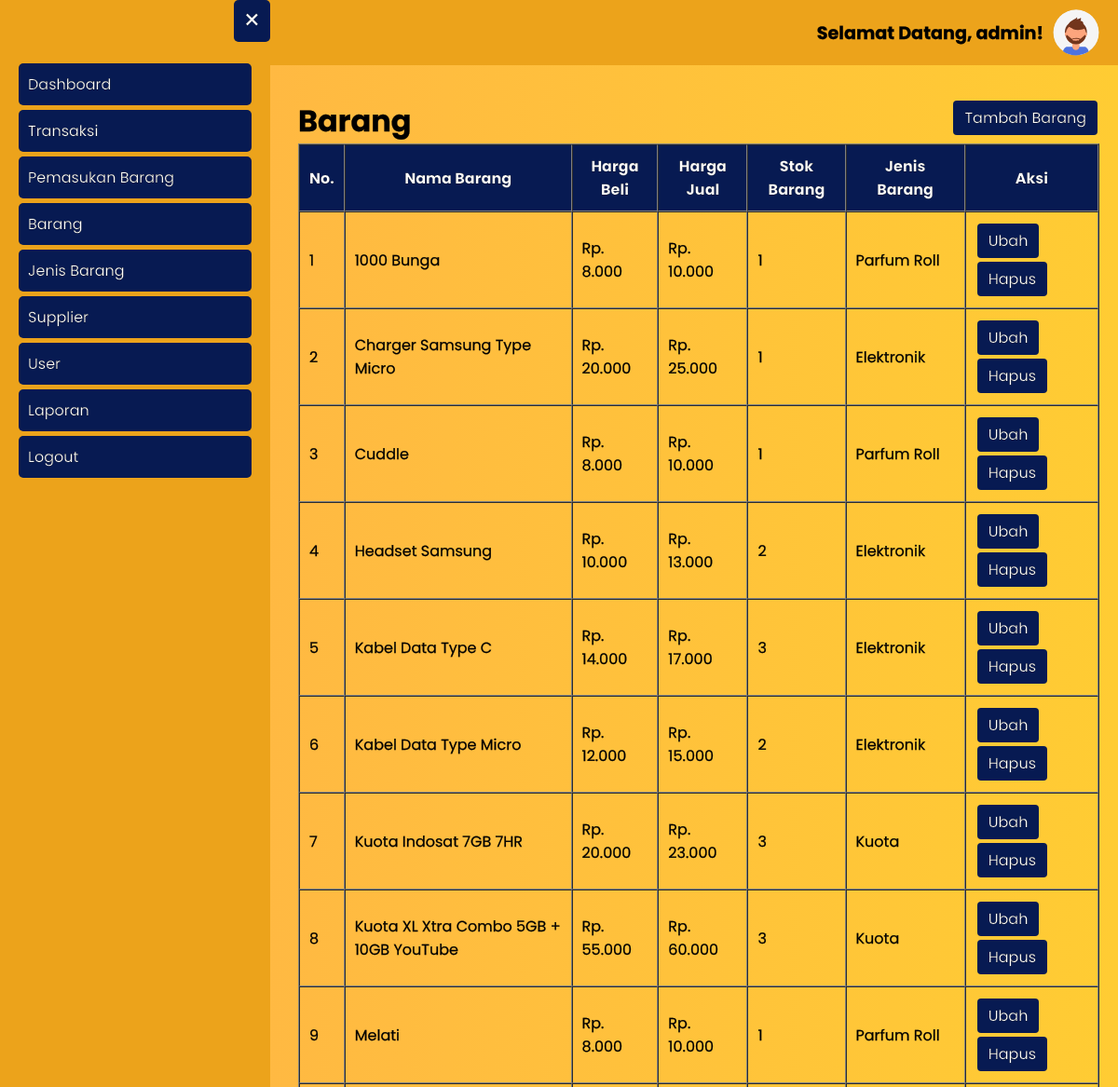
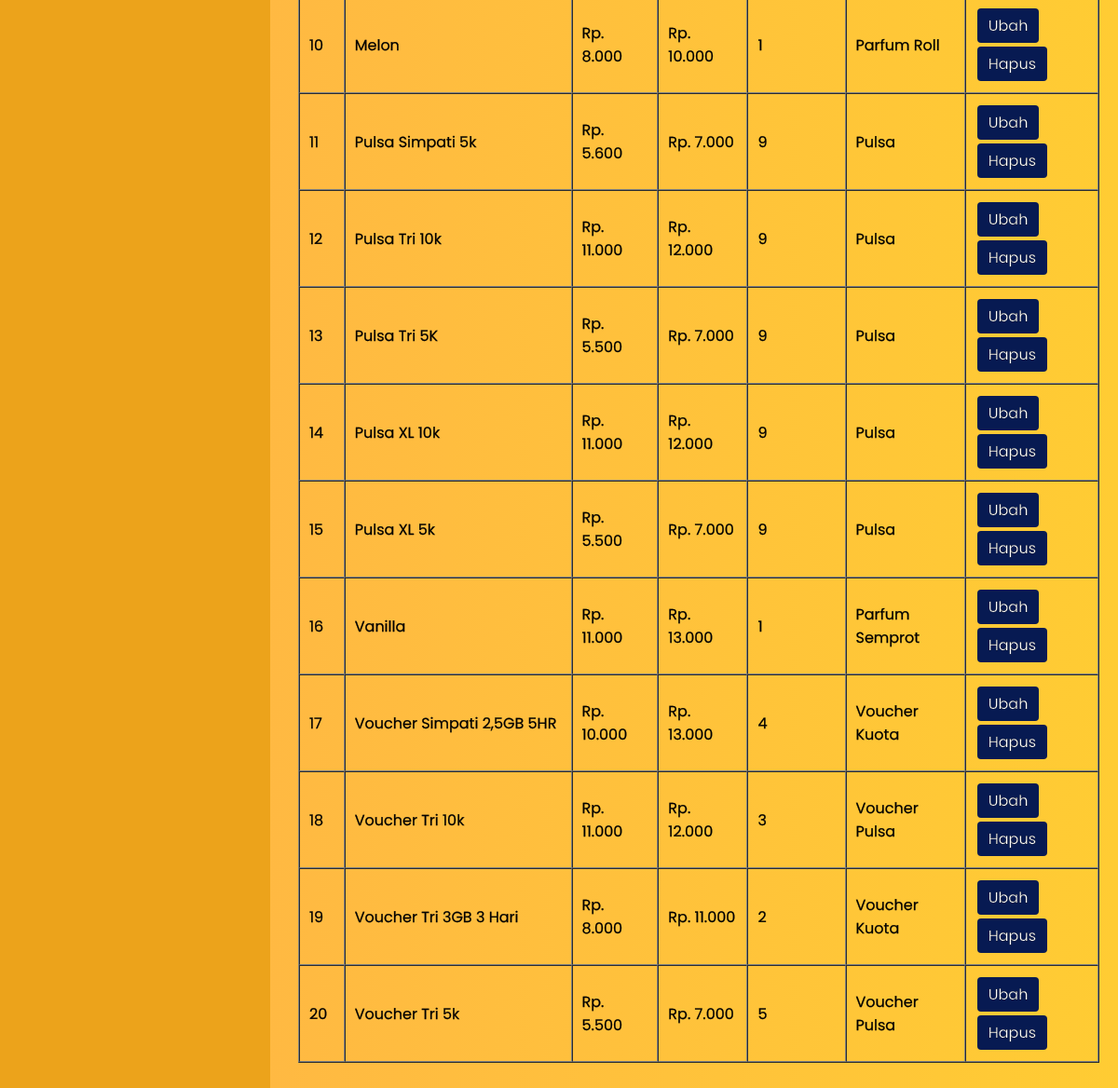
/barang/barang.php (signed in), run on the app's committed database (2 pictures, top to bottom).
### tables this page shows
CREATE TABLE `user` (
  `id_user` int(11) NOT NULL,
  `username` varchar(20) NOT NULL,
  `password` varchar(300) NOT NULL,
  `hak_akses` enum('administrator','operator') NOT NULL,
  `nama_lengkap` varchar(50) NOT NULL,
  `no_telp_user` varchar(20) NOT NULL
);

CREATE TABLE `barang` (
  `id_barang` int(11) NOT NULL,
  `nama_barang` varchar(50) NOT NULL,
  `harga_beli` int(11) NOT NULL,
  `harga_jual` int(11) NOT NULL,
  `stok_barang` int(11) NOT NULL,
  `id_jenis_barang` int(11) NOT NULL
);

CREATE TABLE `jenis_barang` (
  `id_jenis_barang` int(11) NOT NULL,
  `jenis_barang` varchar(50) NOT NULL
);

### barang/barang.php (the view, shortened to what this page needs)
<?php
require_once '../koneksi.php';
$barang = mysqli_query($koneksi, "SELECT * FROM barang INNER JOIN jenis_barang ON barang.id_jenis_barang = jenis_barang.id_jenis_barang ORDER BY nama_barang ASC");
$id_user = htmlspecialchars($_SESSION['id_user']);
$data_profile = mysqli_fetch_assoc(mysqli_query($koneksi, "SELECT * FROM user WHERE id_user = '$id_user'"));
?>
<html>
<head>
	<?php include_once '../include/head.php'; ?>
</head>
<body class="bg-gradient">
    <?php include_once '../include/topbar.php' ?>
	<?php include_once '../include/sidebar.php'; ?>
	<div class="main-content">
		<div class="my">
			<h1 class="inline-block">Barang</h1>
			<a href="<?= BASE_URL; ?>barang/tambah_barang.php" class="btn float-right">Tambah Barang</a>
			<table border="1" cellpadding="10" cellspacing="0">
				<thead class="thead">
					<tr>
						<th>No.</th>
						<th>Nama Barang</th>
						<th>Harga Beli</th>
						<th>Harga Jual</th>
						<th>Stok Barang</th>
						<th>Jenis Barang</th>
						<?php if ($data_profile['hak_akses'] == 'administrator'): ?>
							<th>Aksi</th>
						<?php endif ?>
					</tr>
				</thead>
				<tbody>
					<?php $i = 1; ?>
					<?php foreach ($barang as $db): ?>
						<tr>
							<td><?= $i++; ?></td>
							<td><?= $db['nama_barang']; ?></td>
							<td>Rp. <?= str_replace(",", ".", number_format($db['harga_beli'])); ?></td>
							<td>Rp. <?= str_replace(",", ".", number_format($db['harga_jual'])); ?></td>
							<td><?= $db['stok_barang']; ?></td>
							<td><?= $db['jenis_barang']; ?></td>
							<?php if ($data_profile['hak_akses'] == 'administrator'): ?>
								<td>
									<a href="ubah_barang.php?id_barang=<?= $db['id_barang']; ?>" class="btn">Ubah</a>
									<a onclick="return confirm('Apakah Anda yakin ingin menghapus barang <?= $db['nama_barang']; ?>?')" href="hapus_barang.php?id_barang=<?= $db['id_barang']; ?>" class="btn">Hapus</a>
								</td>
							<?php endif ?>
						</tr>
					<?php endforeach ?>
				</tbody>
			</table>
		</div>
	</div>
</body>
</html>

### include/topbar.php
<button class="open-btn">&#9776;</button>
<div class="topbar">
	<h1>Selamat Datang, <?= $data_profile['username']; ?>!</h1>
	<a href="<?= BASE_URL; ?>user/profile.php">
		<img src="<?= BASE_URL; ?>assets/img/profile_pic.svg" alt="Profile Picture">
	</a>
</div>

### assets/style.css (style rules this page uses)
* { font-family: 'Poppins', sans-serif; -webkit-text-stroke-width: .25px; -webkit-text-stroke-color: black; }
body { margin: 0; padding: 0; }
.bg-gradient { background: rgb(255,179,71); background: linear-gradient(90deg, rgba(255,179,71,1) 0%, rgba(255,204,51,1) 100%); }
.thead { background-color: #071a52; color: white; }
.my { margin: 1rem 0; }
.main-content { margin-left: 300px; padding: 20px; transition: all 0.3s ease-in-out; }
.main-content h1 { padding: 0; margin: 0; }
.open-btn { position: absolute; left: 10px; top: 10px; font-size: 30px; padding: 0 10px; cursor: pointer; border-radius: 5px; background: #071a52; border: none; color: white; }
.topbar { display: flex; justify-content: flex-end; align-items: center; background-color: #eca31b; padding: 10px 20px; }
.topbar img { height: 50px; width: 50px; border-radius: 50%; margin-left: 10px; margin-right: 0; }
.topbar h1 { font-size: 1.2em; margin: 0; }
.btn { margin: 2px; display: inline-block; font-size: 1rem; color: black; text-align: center; border: 1px solid black; padding: 0.375rem 0.75rem; border-radius: 0.25rem; text-decoration: none; cursor: pointer; background: #071a52; border: none; color: white; }
.inline-block { display: inline-block; }
.float-right { float: right; }
table { width: 100%; }

### data on the page
user: username "admin"
barang: nama_barang "1000 Bunga", harga_beli "8.000", harga_jual "10.000", stok_barang "1", id_jenis_barang.jenis_barang "Parfum Roll"
barang: nama_barang "Charger Samsung Type Micro", harga_beli "20.000", harga_jual "25.000", stok_barang "1", id_jenis_barang.jenis_barang "Elektronik"
barang: nama_barang "Cuddle", harga_beli "8.000", harga_jual "10.000", stok_barang "1", id_jenis_barang.jenis_barang "Parfum Roll"
barang: nama_barang "Headset Samsung", harga_beli "10.000", harga_jual "13.000", stok_barang "2", id_jenis_barang.jenis_barang "Elektronik"
barang: nama_barang "Kabel Data Type C", harga_beli "14.000", harga_jual "17.000", stok_barang "3", id_jenis_barang.jenis_barang "Elektronik"
barang: nama_barang "Kabel Data Type Micro", harga_beli "12.000", harga_jual "15.000", stok_barang "2", id_jenis_barang.jenis_barang "Elektronik"
barang: nama_barang "Kuota Indosat 7GB 7HR", harga_beli "20.000", harga_jual "23.000", stok_barang "3", id_jenis_barang.jenis_barang "Kuota"
barang: nama_barang "Kuota XL Xtra Combo 5GB + 10GB YouTube", harga_beli "55.000", harga_jual "60.000", stok_barang "3", id_jenis_barang.jenis_barang "Kuota"
barang: nama_barang "Melati", harga_beli "8.000", harga_jual "10.000", stok_barang "1", id_jenis_barang.jenis_barang "Parfum Roll"
barang: nama_barang "Melon", harga_beli "8.000", harga_jual "10.000", stok_barang "1", id_jenis_barang.jenis_barang "Parfum Roll"
barang: nama_barang "Pulsa Simpati 5k", harga_beli "5.600", harga_jual "7.000", stok_barang "9", id_jenis_barang.jenis_barang "Pulsa"
barang: nama_barang "Pulsa Tri 10k", harga_beli "11.000", harga_jual "12.000", stok_barang "9", id_jenis_barang.jenis_barang "Pulsa"
barang: nama_barang "Pulsa Tri 5K", harga_beli "5.500", harga_jual "7.000", stok_barang "9", id_jenis_barang.jenis_barang "Pulsa"
barang: nama_barang "Pulsa XL 10k", harga_beli "11.000", harga_jual "12.000", stok_barang "9", id_jenis_barang.jenis_barang "Pulsa"
barang: nama_barang "Pulsa XL 5k", harga_beli "5.500", harga_jual "7.000", stok_barang "9", id_jenis_barang.jenis_barang "Pulsa"
barang: nama_barang "Vanilla", harga_beli "11.000", harga_jual "13.000", stok_barang "1", id_jenis_barang.jenis_barang "Parfum Semprot"
barang: nama_barang "Voucher Simpati 2,5GB 5HR", harga_beli "10.000", harga_jual "13.000", stok_barang "4", id_jenis_barang.jenis_barang "Voucher Kuota"
barang: nama_barang "Voucher Tri 10k", harga_beli "11.000", harga_jual "12.000", stok_barang "3", id_jenis_barang.jenis_barang "Voucher Pulsa"
barang: nama_barang "Voucher Tri 3GB 3 Hari", harga_beli "8.000", harga_jual "11.000", stok_barang "2", id_jenis_barang.jenis_barang "Voucher Kuota"
barang: nama_barang "Voucher Tri 5k", harga_beli "5.500", harga_jual "7.000", stok_barang "5", id_jenis_barang.jenis_barang "Voucher Pulsa"
